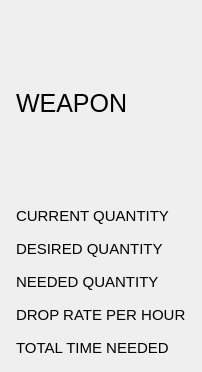
            <widget class="QWidget" name="scrollAreaWidgetContents_2">
             <property name="geometry">
              <rect>
               <x>0</x>
               <y>0</y>
               <width>202</width>
               <height>371</height>
              </rect>
             </property>
             <property name="sizePolicy">
              <sizepolicy hsizetype="MinimumExpanding" vsizetype="Preferred">
               <horstretch>0</horstretch>
               <verstretch>0</verstretch>
              </sizepolicy>
             </property>
             <layout class="QGridLayout" name="gridLayout_2">
              <item row="4" column="0">
               <widget class="QLabel" name="label_13">
                <property name="sizePolicy">
                 <sizepolicy hsizetype="Fixed" vsizetype="Maximum">
                  <horstretch>0</horstretch>
                  <verstretch>0</verstretch>
                 </sizepolicy>
                </property>
                <property name="minimumSize">
                 <size>
                  <width>0</width>
                  <height>27</height>
                 </size>
                </property>
                <property name="font">
                 <font>
                  <pointsize>11</pointsize>
                 </font>
                </property>
                <property name="text">
                 <string>DROP RATE PER HOUR</string>
                </property>
               </widget>
              </item>
              <item row="1" column="0">
               <widget class="QLabel" name="label_5">
                <property name="sizePolicy">
                 <sizepolicy hsizetype="Fixed" vsizetype="Maximum">
                  <horstretch>0</horstretch>
                  <verstretch>0</verstretch>
                 </sizepolicy>
                </property>
                <property name="minimumSize">
                 <size>
                  <width>0</width>
                  <height>27</height>
                 </size>
                </property>
                <property name="font">
                 <font>
                  <pointsize>11</pointsize>
                 </font>
                </property>
                <property name="text">
                 <string>CURRENT QUANTITY</string>
                </property>
               </widget>
              </item>
              <item row="3" column="0">
               <widget class="QLabel" name="label_7">
                <property name="sizePolicy">
                 <sizepolicy hsizetype="Fixed" vsizetype="Maximum">
                  <horstretch>0</horstretch>
                  <verstretch>0</verstretch>
                 </sizepolicy>
                </property>
                <property name="minimumSize">
                 <size>
                  <width>0</width>
                  <height>27</height>
                 </size>
                </property>
                <property name="font">
                 <font>
                  <pointsize>11</pointsize>
                 </font>
                </property>
                <property name="text">
                 <string>NEEDED QUANTITY</string>
                </property>
               </widget>
              </item>
              <item row="2" column="0">
               <widget class="QLabel" name="label_8">
                <property name="sizePolicy">
                 <sizepolicy hsizetype="Fixed" vsizetype="Maximum">
                  <horstretch>0</horstretch>
                  <verstretch>0</verstretch>
                 </sizepolicy>
                </property>
                <property name="minimumSize">
                 <size>
                  <width>0</width>
                  <height>27</height>
                 </size>
                </property>
                <property name="font">
                 <font>
                  <pointsize>11</pointsize>
                 </font>
                </property>
                <property name="text">
                 <string>DESIRED QUANTITY</string>
                </property>
               </widget>
              </item>
              <item row="0" column="0">
               <widget class="QLabel" name="label_6">
                <property name="sizePolicy">
                 <sizepolicy hsizetype="Fixed" vsizetype="Fixed">
                  <horstretch>0</horstretch>
                  <verstretch>0</verstretch>
                 </sizepolicy>
                </property>
                <property name="minimumSize">
                 <size>
                  <width>0</width>
                  <height>185</height>
                 </size>
                </property>
                <property name="font">
                 <font>
                  <pointsize>19</pointsize>
                 </font>
                </property>
                <property name="layoutDirection">
                 <enum>Qt::LeftToRight</enum>
                </property>
                <property name="text">
                 <string>WEAPON</string>
                </property>
               </widget>
              </item>
              <item row="5" column="0">
               <widget class="QLabel" name="label_14">
                <property name="sizePolicy">
                 <sizepolicy hsizetype="Fixed" vsizetype="Maximum">
                  <horstretch>0</horstretch>
                  <verstretch>0</verstretch>
                 </sizepolicy>
                </property>
                <property name="minimumSize">
                 <size>
                  <width>0</width>
                  <height>27</height>
                 </size>
                </property>
                <property name="font">
                 <font>
                  <pointsize>11</pointsize>
                 </font>
                </property>
                <property name="text">
                 <string>TOTAL TIME NEEDED</string>
                </property>
               </widget>
              </item>
             </layout>
            </widget>
